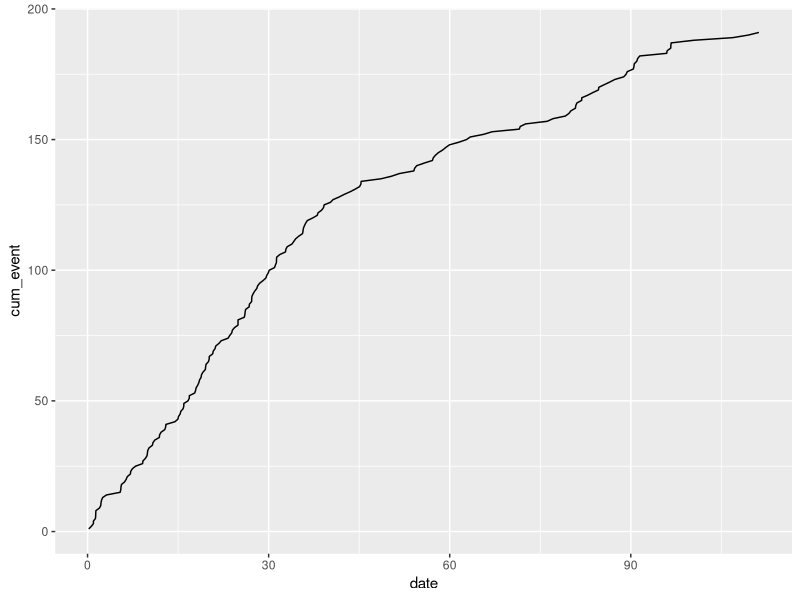
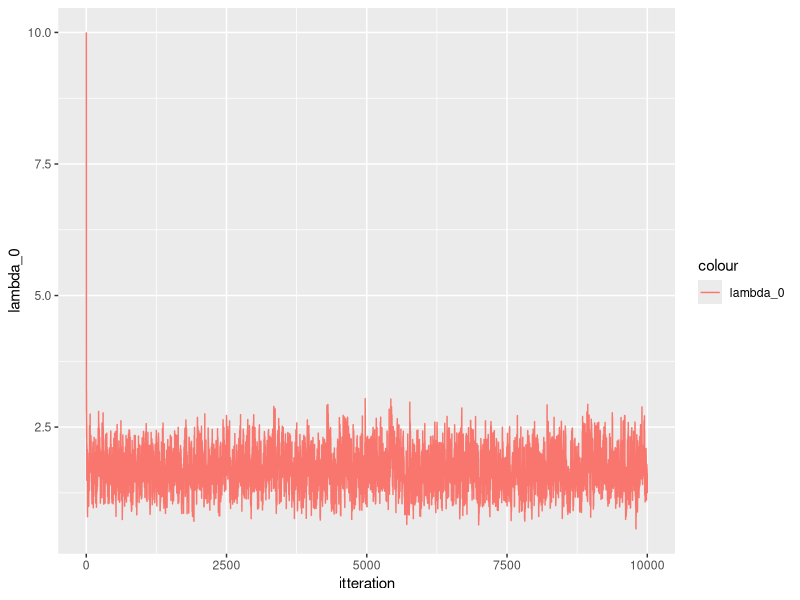
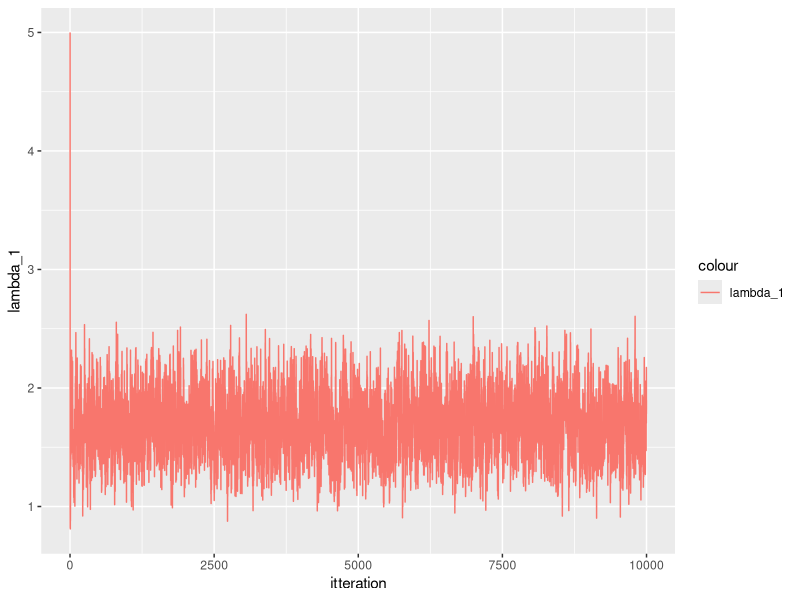
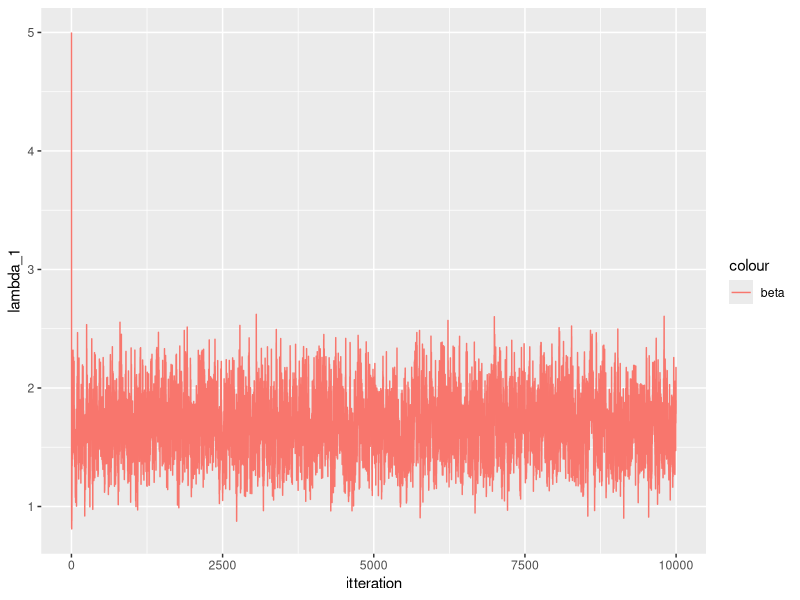
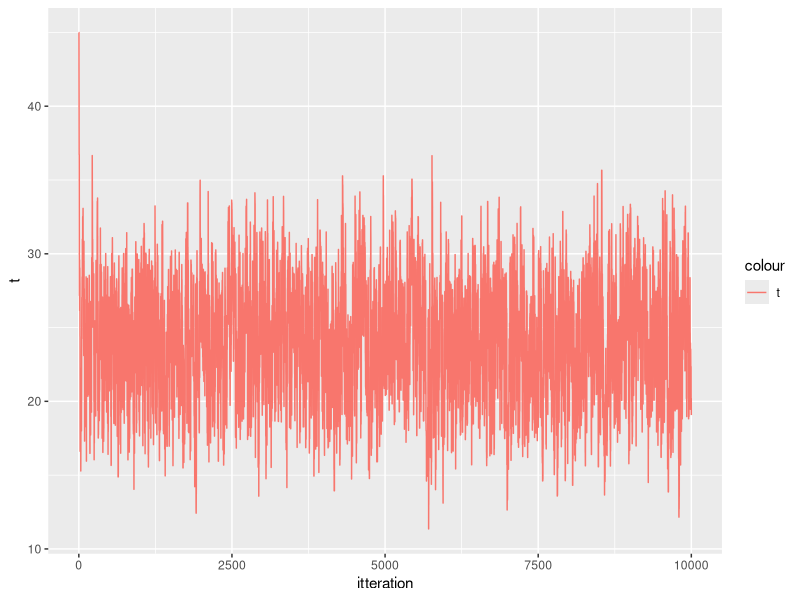

Generate these figures, in order, with R:
#implemetn MCMC


# Want Q to be a random walk


f_cond_beta <- function(beta, lambda_0, lambda_1){
  return(exp(-1/beta * (lambda_0 + lambda_1 + 1))*(1/beta)^5)
}

f_cond_t <- function(beta, lambda_0, lambda_1, y_0, y_1){
  return(lambda_0^y_0 *lambda_1^y_1*exp(-t* (lambda_0 - lambda_1 )))
}

MH_alg <- function(n,data, t_0,t_2, t, lambda_0,lambda_1, beta, sigma){

  y_0 = sum(data[date <t]$event)
  y_1 = sum(data[date>= t]$event)
  y_0
  y_1
  results <- matrix(nrow = n, ncol = 4)
  results[1, 1:4] <- c(t, lambda_0, lambda_1, beta)
  for(i in 2:n){
    results[2:10, 1:4]
    #print("t")
    #print(results[i-1,1])
    y_0 = sum(data[date <results[i-1,1]]$event)
    y_1 = sum(data[date>= results[i-1,1]]$event)
    #print(i)
    #gibs step
    
    lambda_0 <- rgamma(1, (y_0 + 1), scale= (1/(t - t_0 + 1/beta)))
    lambda_1 <- rgamma(1, (y_1 + 1), scale=(1/(t_2 - t + 1/beta)))
    lambda_0
    lambda_1
    beta_tilde <- rgamma(1, 6, scale = 1/(lambda_0 + lambda_1 + 1))
    beta <- 1/beta_tilde
    beta
    results[i, 2:4] <- c( lambda_0, lambda_1, beta)
    
    #MH step
    
    t_old <- results[i-1, 1]
    t_new <- rnorm(1, t_old, sigma)
    t_new
    ## acceptannce prob
    a <- min(1, (lambda_0^y_0 *lambda_1^y_1*exp(-t_new *(lambda_0 - lambda_1 )))/(lambda_0^y_0 *lambda_1^y_1*exp(-t_old *(lambda_0 - lambda_1 ))))
    a
    u <- runif(1)
    u
    if (u< a){
      results[i, 1] <-  t_new
    } else{
      results[i,1] <- t_old
      }
  }
  return (results)
}


library(boot)
library(data.table)
library(tidyr)
library(ggplot2)

data <- as.data.table(coal)
data[, event:= 1]
data[, cum_event := cumsum(event)]
data[, date := date- 1851]
q <- ggplot(data = data, aes(x = date, y = cum_event))
q <- q + geom_line()
q

t = 45

lambda_0 <- 10 #135/50
lambda_1 <- 5 #56/50
beta = 10

n = 10000
t_0 = 0
t_2 = 112 #maybe should be 1963? 
sigma = 3

sim_MH <- MH_alg(n,data, t_0, t_2, t, lambda_0,lambda_1, beta, sigma)

sim_MH <- as.data.table(sim_MH)

setnames(sim_MH, c("t", "lambda_0", "lambda_1", "beta"))

sim_MH[, itteration := seq(1:n)]
sim_MH

q <- ggplot(data = sim_MH, aes(x = itteration) )
q <- q + geom_line(aes(y = lambda_0, colour = "lambda_0"))
q
q <- ggplot(data = sim_MH, aes(x = itteration) )
q <- q + geom_line(aes(y = lambda_1, colour = "lambda_1"))
q
q <- ggplot(data = sim_MH, aes(x = itteration) )
q <- q + geom_line(aes(y = lambda_1, colour = "beta"))
q
q <- ggplot(data = sim_MH, aes(x = itteration) )
q <- q + geom_line(aes(y = t, colour = "t"))
q
#only beta has a burn in period! kind of

summary(sim_MH)
2.92*45 + 0.92*(112-45)
#seems very reasonable!! 
